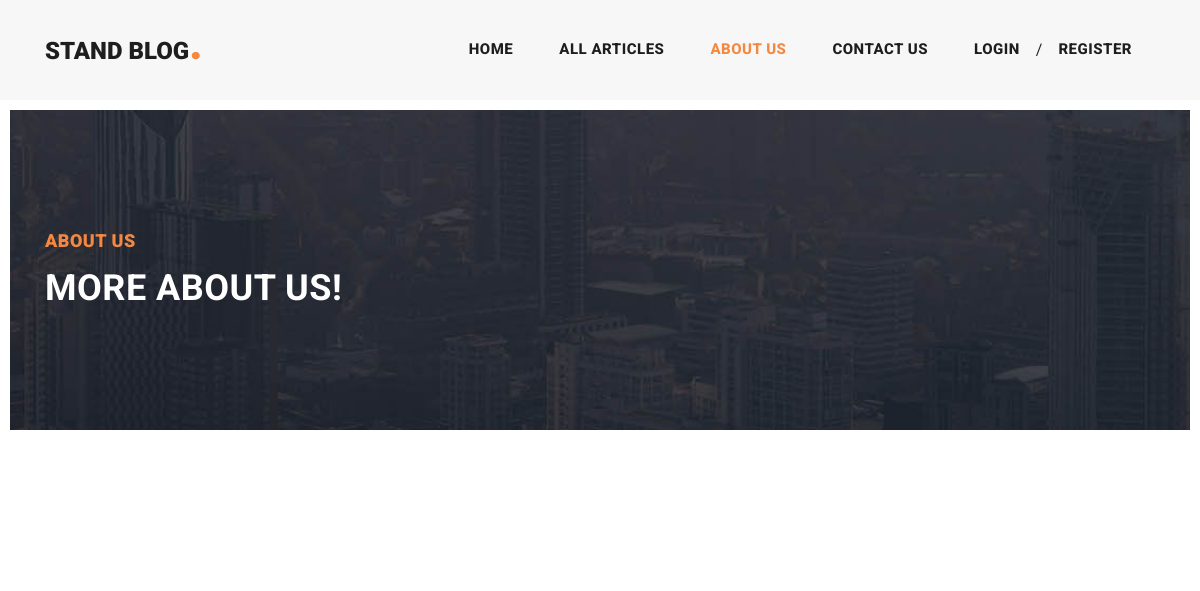
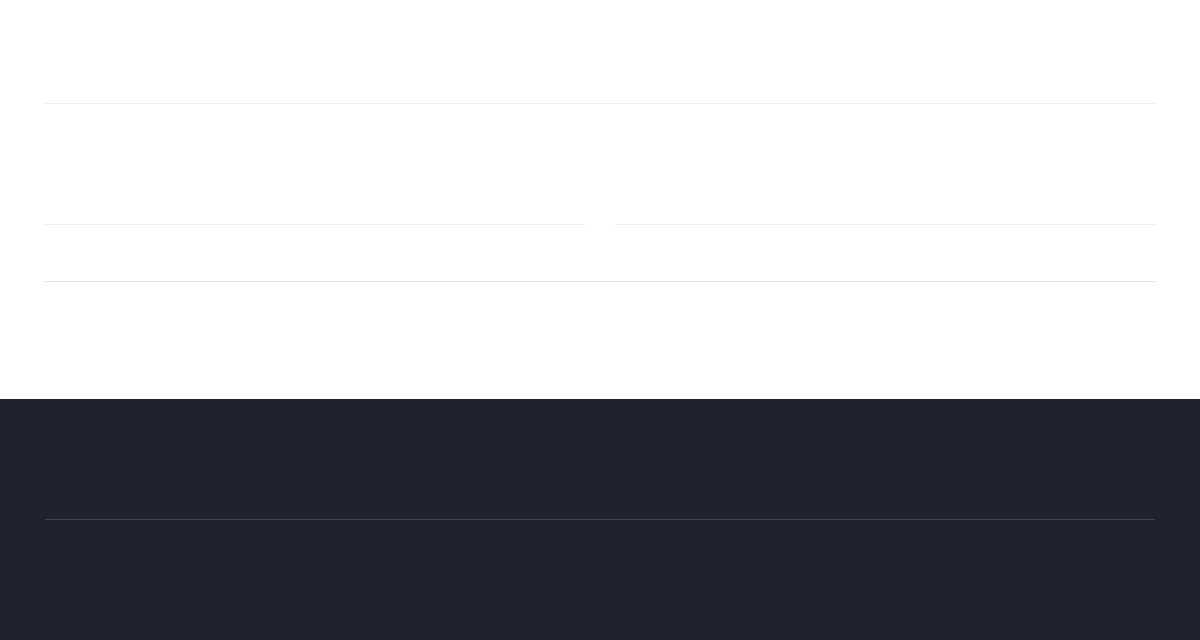
The app's page /about_us, older data (2 pictures, top to bottom).
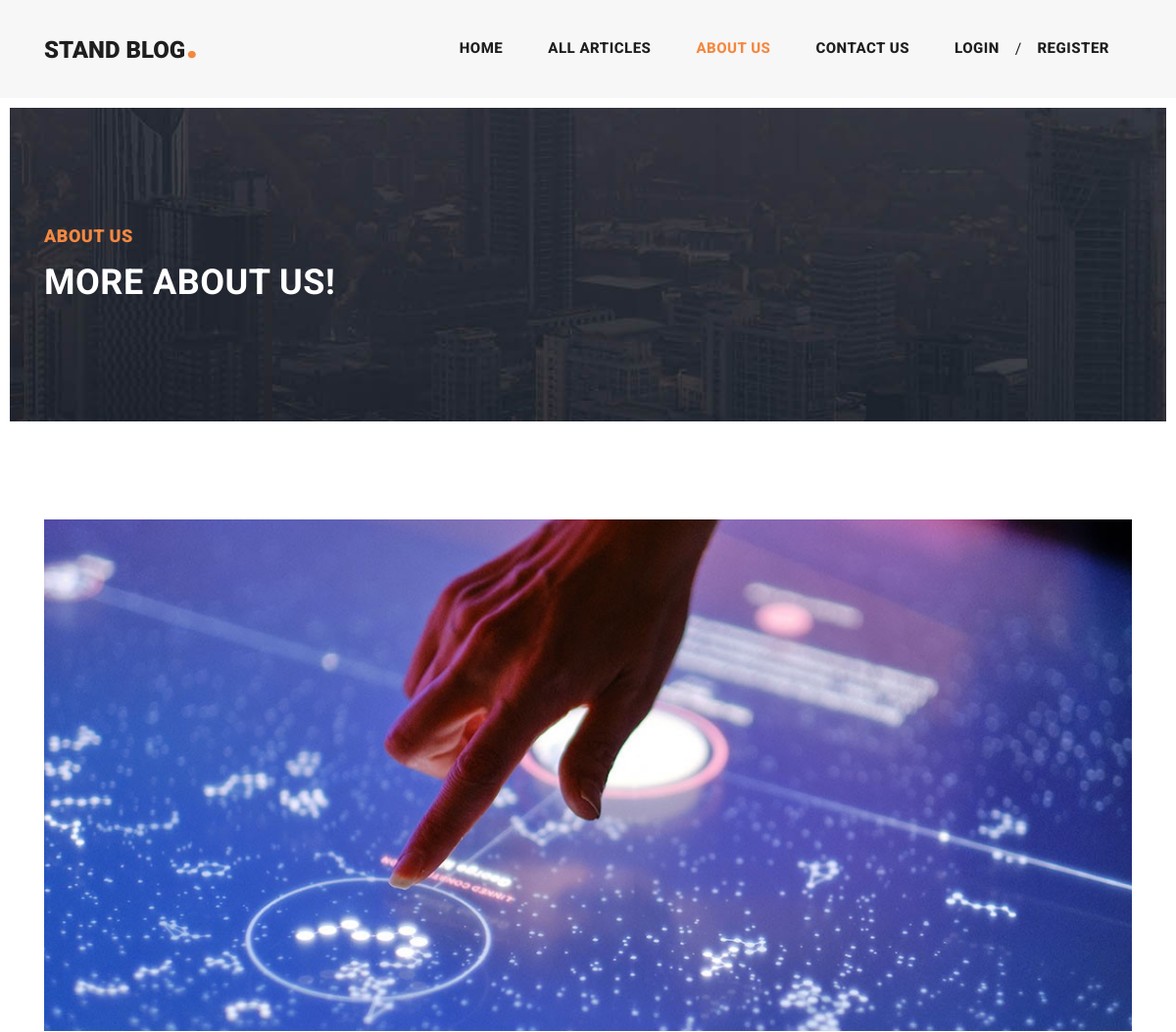
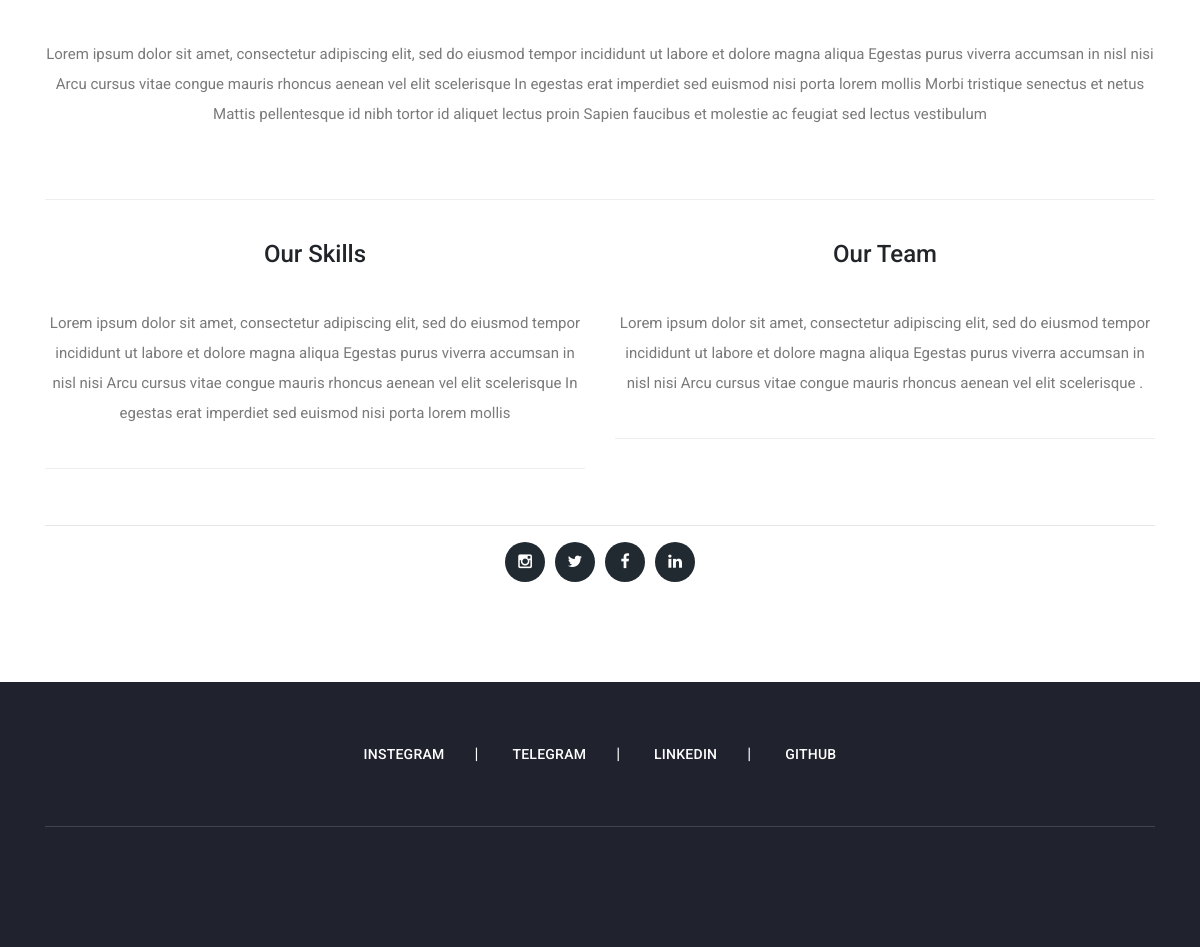
The same page, newer data (2 pictures, top to bottom).
### home_app/models.py (models this page shows, shortened)
class AboutUs(models.Model):
    image = models.ImageField(upload_to="image/about_us_image", blank=True, null=True, verbose_name='تصویر اول صفحه')
    biography = models.TextField(blank=False, null=False, verbose_name='توضیحات  اصلی')
    first_subject = models.CharField(max_length=255, blank=True, null=True, verbose_name='موضوع ردیف اول')
    column = models.TextField(blank=True, null=True, verbose_name=" توضیحات ردیف اول")
    second_subject = models.CharField(max_length=255, blank=True, null=True, verbose_name='موضوع ردیف دوم')
    column2 = models.TextField(blank=True, null=True, verbose_name=" توضیحات ردیف دوم")
    instagram = models.URLField(blank=True, null=True, verbose_name="لینک اینستاگرام")
    twitter = models.URLField(blank=True, null=True, verbose_name="لینک توییتر")
    facebook = models.URLField(blank=True, null=True, verbose_name="لینک فیسبوک")
    linkedin = models.URLField(blank=True, null=True, verbose_name="لینک لینکدین")
    class Meta:
        verbose_name = ('درباره ما')
        verbose_name_plural = ('درباره ما')

class Footer(models.Model):
    name = models.CharField(max_length=80, verbose_name='نام')
    link = models.URLField(verbose_name="لینک")
    class Meta:
        verbose_name = ('اطلاعات فوتر')
        verbose_name_plural = ('اطلاعات فوتر')

### home_app/views.py (the view)
# urls.py: path('about_us', views.about_us, name='about_us'),
def about_us(request):
    about_us = AboutUs.objects.first()
    return render(request, "home_app/about_us.html", {'about': about_us})

### context_processors/context_processors.py (called while the page is built)
def recent(request):
    footer = Footer.objects.all()
    recent = Article.objects.filter(Release_Status=True).order_by('-Created')[:3]
    return {'recent': recent, 'footer': footer}

def categories(request):
    categories = Category.objects.all()
    return {'categories': categories}

### home_app/templates/home_app/about_us.html
{% extends 'base.html' %}
{% load static %}
{% block content %}
    <div class="heading-page header-text">
        <section class="page-heading">
            <div class="container">
                <div class="row">
                    <div class="col-lg-12">
                        <div class="text-content">
                            <h4>about us</h4>
                            <h2>more about us!</h2>
                        </div>
                    </div>
                </div>
            </div>
        </section>
    </div>
    <section class="about-us">
        <div class="container">
            <div class="row">
                <div class="col-lg-12">
                    <img src="{{ about.image.url }}" alt="">
                    <p> {{ about.biography }}<br><br></p>
                </div>
            </div>
            <div class="row">
                <div class="col-lg-6">
                    <h4>{{ about.first_subject }}</h4>
                    <p>{{ about.column }}</p>
                </div>
                <div class="col-lg-6">
                    <h4>{{ about.second_subject }}</h4>
                    <p>{{ about.column2 }}</p>
                </div>
            </div>
            <hr>
            <div class="row">
                <div class="col-lg-12">
                    <ul class="social-icons">
                        {% if about.instagram %}
                            <li><a href="{{ about.instagram }}"><i class="fa fa-instagram"></i></a>
                        {% endif %}
                        {% if about.twitter %}
                            <li><a href="{{ about.twitter }}"><i class="fa fa-twitter"></i></a>
                        {% endif %}
                        {% if about.facebook %}
                            <li><a href="{{ about.facebook }}"><i class="fa fa-facebook"></i></a>
                        {% endif %}
                        {% if about.linkedin %}
                            <li><a href="{{ about.linkedin }}"><i class="fa fa-linkedin"></i></a>
                        {% endif %}
                    </ul>
                </div>
            </div>
        </div>
    </section>
{% endblock %}

### templates/includes/footer.html
<footer>
    <div class="container">
        <div class="row">
            <div class="col-lg-12">
                <ul class="social-icons">
                    {% for item in footer %}
                        <li><a href="{{ item.link }}">{{ item.name }}</a></li>
                    {% endfor %}
                </ul>
            </div>
</footer>

Row changes from the older to the newer data that the page shows:
added AboutUs: image (picture), biography "Lorem ipsum dolor sit amet, consectetur adipiscing elit, sed do eiusmod tempor incididunt ut labore et dolore magna aliqua Egestas purus viverra accumsan in nisl nisi Arcu cursus vitae congue mauris rhoncus aenean vel elit scelerisque In egestas erat imperdiet sed euismod nisi porta lorem mollis Morbi tristique senectus et netus Mattis pellentesque id nibh tortor id aliquet lectus proin Sapien faucibus et molestie ac feugiat sed lectus vestibulum", first_subject "Our Skills", column "Lorem ipsum dolor sit amet, consectetur adipiscing elit, sed do eiusmod tempor incididunt ut labore et dolore magna aliqua Egestas purus viverra accumsan in nisl nisi Arcu cursus vitae congue mauris rhoncus aenean vel elit scelerisque In egestas erat imperdiet sed euismod nisi porta lorem mollis", second_subject "Our Team", column2 "Lorem ipsum dolor sit amet, consectetur adipiscing elit, sed do eiusmod tempor incididunt ut labore et dolore magna aliqua Egestas purus viverra accumsan in nisl nisi Arcu cursus vitae congue mauris rhoncus aenean vel elit scelerisque ."
added Footer: name "INSTEGRAM"
added Footer: name "TELEGRAM"
added Footer: name "LINKEDIN"
added Footer: name "GITHUB"
